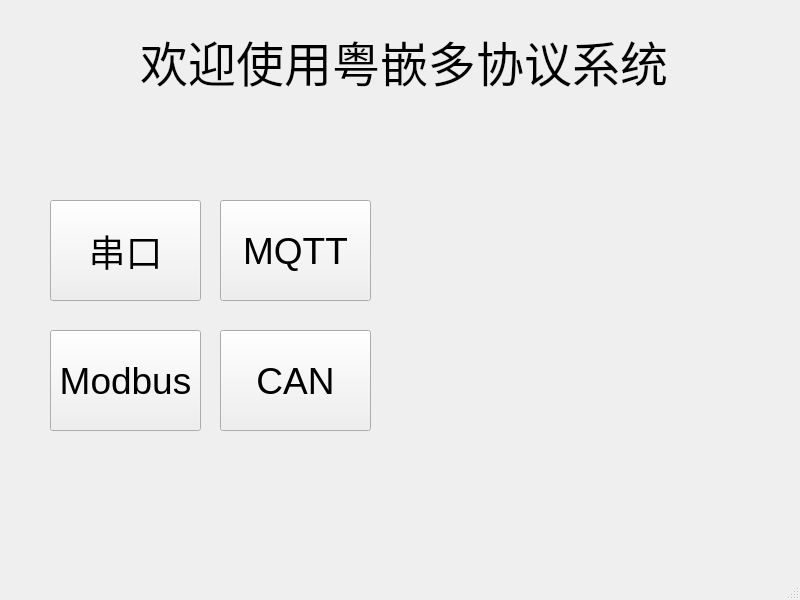
<?xml version="1.0" encoding="UTF-8"?>
<ui version="4.0">
 <class>MainWindow</class>
 <widget class="QMainWindow" name="MainWindow">
  <property name="geometry">
   <rect>
    <x>0</x>
    <y>0</y>
    <width>800</width>
    <height>600</height>
   </rect>
  </property>
  <property name="windowTitle">
   <string>MainWindow</string>
  </property>
  <widget class="QWidget" name="centralwidget">
   <widget class="QLabel" name="label">
    <property name="geometry">
     <rect>
      <x>140</x>
      <y>30</y>
      <width>561</width>
      <height>61</height>
     </rect>
    </property>
    <property name="font">
     <font>
      <pointsize>36</pointsize>
     </font>
    </property>
    <property name="text">
     <string>欢迎使用粤嵌多协议系统</string>
    </property>
   </widget>
   <widget class="QPushButton" name="pushButton">
    <property name="geometry">
     <rect>
      <x>50</x>
      <y>200</y>
      <width>151</width>
      <height>101</height>
     </rect>
    </property>
    <property name="font">
     <font>
      <pointsize>28</pointsize>
     </font>
    </property>
    <property name="text">
     <string>串口</string>
    </property>
   </widget>
   <widget class="QPushButton" name="MQTT">
    <property name="geometry">
     <rect>
      <x>220</x>
      <y>200</y>
      <width>151</width>
      <height>101</height>
     </rect>
    </property>
    <property name="font">
     <font>
      <pointsize>28</pointsize>
     </font>
    </property>
    <property name="text">
     <string>MQTT</string>
    </property>
   </widget>
   <widget class="QPushButton" name="CAN">
    <property name="geometry">
     <rect>
      <x>220</x>
      <y>330</y>
      <width>151</width>
      <height>101</height>
     </rect>
    </property>
    <property name="font">
     <font>
      <pointsize>28</pointsize>
     </font>
    </property>
    <property name="text">
     <string>CAN</string>
    </property>
   </widget>
   <widget class="QPushButton" name="Modbus">
    <property name="geometry">
     <rect>
      <x>50</x>
      <y>330</y>
      <width>151</width>
      <height>101</height>
     </rect>
    </property>
    <property name="font">
     <font>
      <pointsize>28</pointsize>
     </font>
    </property>
    <property name="text">
     <string>Modbus</string>
    </property>
   </widget>
   <widget class="QLabel" name="label_2">
    <property name="geometry">
     <rect>
      <x>520</x>
      <y>280</y>
      <width>191</width>
      <height>91</height>
     </rect>
    </property>
    <property name="text">
     <string/>
    </property>
   </widget>
  </widget>
  <widget class="QMenuBar" name="menubar">
   <property name="geometry">
    <rect>
     <x>0</x>
     <y>0</y>
     <width>800</width>
     <height>17</height>
    </rect>
   </property>
  </widget>
  <widget class="QStatusBar" name="statusbar"/>
 </widget>
 <resources/>
 <connections/>
</ui>
